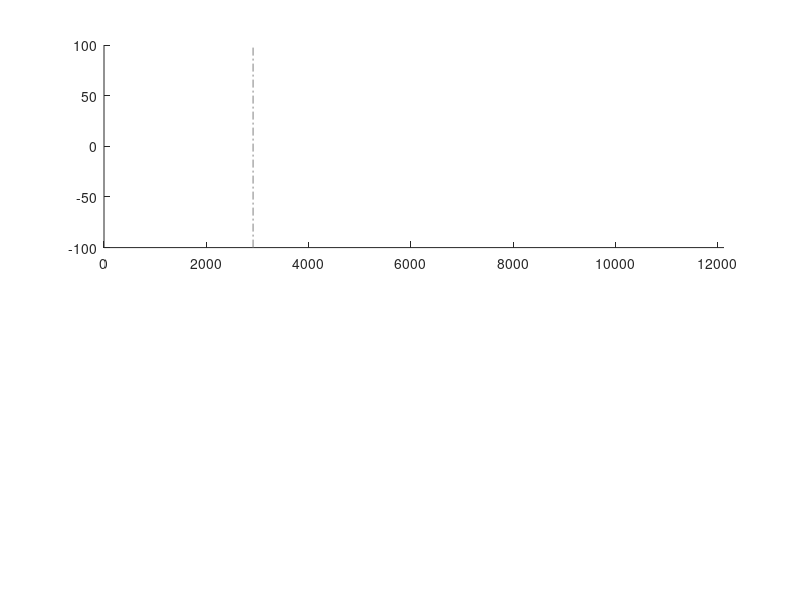

This figure's MATLAB source: (Note: this script raises an error after producing the figure.)
fonts_ticks=7;
x_width=17;
y_width=10;

figure(1)
subplot(2,1,1)
line([2914,2914],[-100,100],'color',[0.5,0.5,0.5],'linestyle','-.')
xlim([0,12120])
yyaxis left
ylim([0,30])
ylabel('Speed [m s^{-1}]','Fontsize',fonts_ticks)
yyaxis right
ylim((20+[-30,20]).*1e-3)
ylabel('Curvature [m^{-1}]','Fontsize',fonts_ticks)
set(gca,'FontSize',fonts_ticks);

subplot(2,1,2)
line([2914,2914],[-100,100],'color',[0.5,0.5,0.5],'linestyle','-.')
xlim([0,12120])
ylim([-2,5.5])
ylabel(sprintf('Lateral deviation [m]'),'Fontsize',fonts_ticks)
xlabel('Longitudinal distance [m]','Fontsize',fonts_ticks)
set(gca,'FontSize',fonts_ticks);

set(gca,'FontSize',fonts_ticks);
set(gcf, 'PaperUnits', 'centimeters');
set(gcf, 'PaperPosition', [0 0 x_width y_width]);
% print -dpdf -painters complete_trajectory

%% Plotting an external Legend %%
close (figure(2))
figure(2)
hold on
plot(1:100,'b','linewidth',2)
plot(1:100,'r','linewidth',2)
plot(1:100,'b','linewidth',2,'linestyle',':')
plot(1:100,'r','linewidth',2,'linestyle',':')
patch([0,1,1,0],[0,0,1,1],'blue','FaceAlpha',0.5)
patch([0,1,1,0],[0,0,1,1],'red','FaceAlpha',0.5)
legend({'DRF model normal','DRF model sport','Experiment normal',...
    'Experiment sport','Experiment normal +/- 2\sigma','Experiment sport +/- 2\sigma'})
% print -dpdf -painters complete_trajectory_legend
